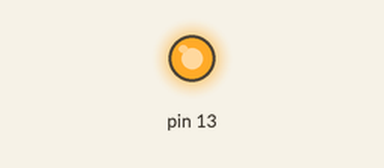
This sketch was run on a simulated Arduino Uno, built with avr-gcc and run on an emulated ATmega328P. Shown: output pins drawn as LEDs (lit = HIGH).

Above: at 0.1 s.
At 1.1 s:
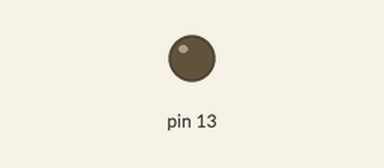
Timing chart, 0 to 2.6 s (numbered marks = the images above):
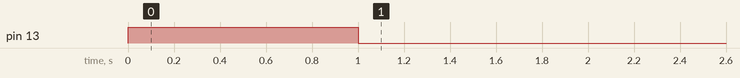

The sketch:

blink_once.ino
```cpp
void setup() {
pinMode(13,OUTPUT);
digitalWrite(13,HIGH);
delay(1000);
digitalWrite(13,LOW);
delay(1000);


}

void loop() {


}
```
